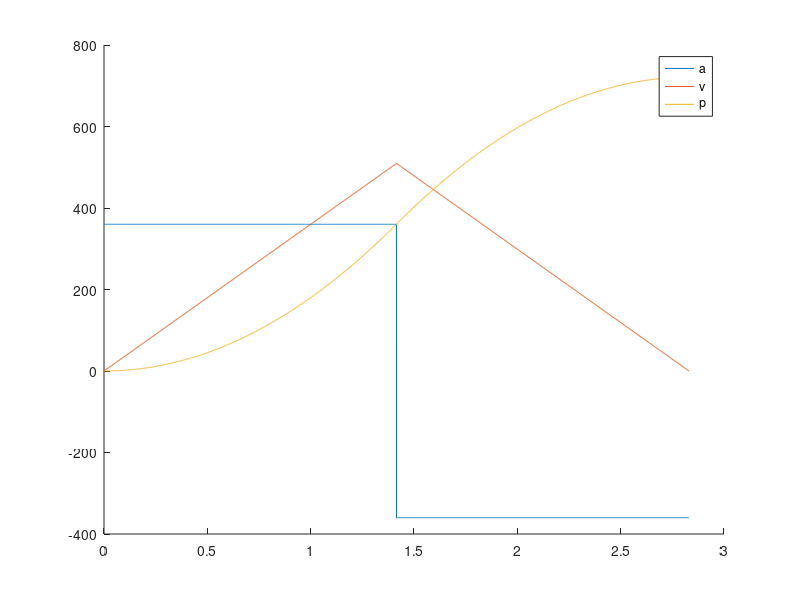

Source code (MATLAB):
pmax = 721;
vmax = 33333;
amax = 360;
if vmax * vmax > amax * pmax
    vmaxnew = sqrt(amax * pmax);
    vmax = vmaxnew;
end
t1 = vmax / amax;
t2 = t1;
tm = (pmax - t1 * vmax) / vmax;
% dummy values
x1 = [0:0.001:t1];
y1 = amax * linspace(1,1,length(x1));
% integral
Y1 = cumtrapz(x1,y1);

x2 = [t1:0.001:t1+tm];
y2 = 0 * linspace(1,1,length(x2));
a = length(x2);
% integral
if a == 1
    Y2 = vmax;
else
    Y2 = cumtrapz(x2,y2) + vmax;
end


x3 = [tm+t1:0.001:tm+t1+t2];
y3 = amax * linspace(-1,-1,length(x3));
% integral
Y3 = cumtrapz(x3,y3) + vmax;
% plot
figure, hold on;

xbuf = cat(2,x1,x2);
xall = cat(2, xbuf,x3);
ybuf = cat(2,y1,y2);
yall = cat(2, ybuf,y3);
Ybuf = cat(2,Y1,Y2);
Yall = cat(2, Ybuf,Y3);
Z1 = cumtrapz(x1,Y1);
if a == 1
    Z2 = t1 * vmax/2;
else
    Z2 = cumtrapz(x2,Y2) + t1 * vmax/2;
end
% Z2 = cumtrapz(x2,Y2) + t1 * vmax/2;
Z3 = cumtrapz(x3,Y3) + t1 * vmax/2 + tm * vmax;
Zbuf = cat(2,Z1,Z2);
Zall = cat(2, Zbuf,Z3);


plot(xall,yall);
plot(xall,Yall);
plot(xall,Zall);
legend('a', 'v', 'p')
% list = [];
% for i = 1:100
%     list = [list, Zall(30*i)]
% end